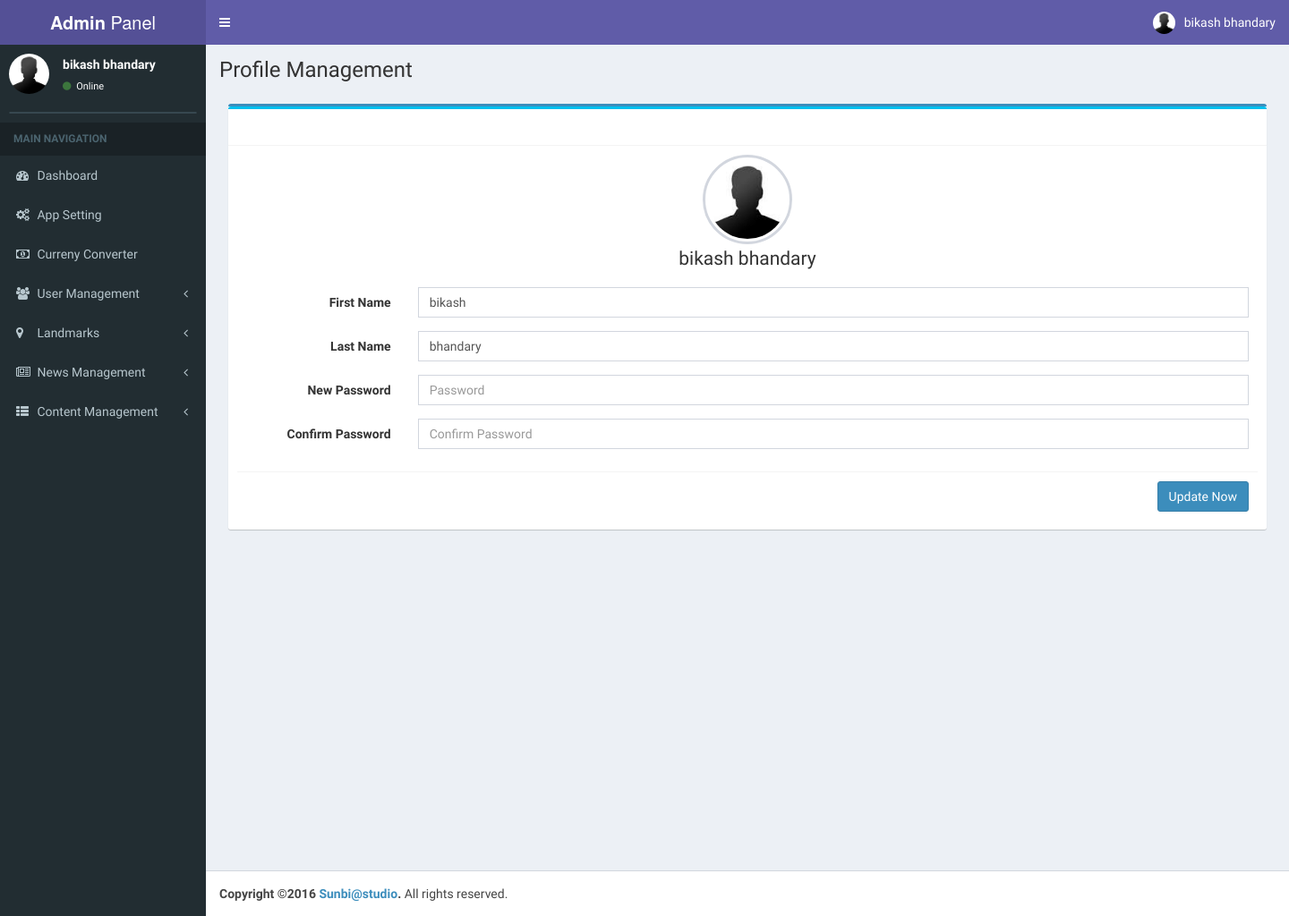
The app's page /admin/profile (signed in) with its own data.
### tables this page shows
CREATE TABLE `default_admin` (
  `id` int(10) UNSIGNED NOT NULL,
  `role_id` int(10) UNSIGNED NOT NULL,
  `username` varchar(100) NOT NULL,
  `email` varchar(100) NOT NULL,
  `password` varchar(255) NOT NULL,
  `salt` varchar(4) NOT NULL,
  `status` enum('0','1') NOT NULL,
  `token` varchar(255) NOT NULL,
  `password_reset_code` varchar(200) NOT NULL,
  `fname` varchar(50) NOT NULL,
  `lname` varchar(50) NOT NULL,
  `created_at` timestamp NOT NULL DEFAULT CURRENT_TIMESTAMP
);

### application/libraries/Template.php (called while the page is built, shortened)
<?php
class Template {
    var $template_data = array();
    function set($name, $value)
    {
        $this->template_data[$name] = $value;
    }
    function load($template = '', $view = '', $view_data = array(), $return = FALSE)
     {
        $this->CI = & get_instance();
        $this->set('header', $this->CI->load->view('templates/header', $view_data, TRUE));
        $this->set('left_nav', $this->CI->load->view('templates/left_nav', $view_data, TRUE));
        $this->set('content', $this->CI->load->view($view, $view_data, TRUE));
        return $this->CI->load->view($template, $this->template_data, $return);
    }
}

### application/modules/admin/controllers/Admin.php (called while the page is built, shortened)
<?php
class Admin extends CI_Controller
{
	public function profile()
	{
		$data['nav']="";
		$data['title']="Profile";
		$data['user']=$this->admin_model->getInfo($this->session->userdata('admin_user')['user_id']);
		$this->template->load('template','profile',$data);
	}
}

### index.php (called while the page is built, shortened)
<?php
require_once BASEPATH.'core/CodeIgniter.php';

### application/modules/admin/models/Admin_model.php (called while the page is built, shortened)
<?php
class Admin_model extends CI_Model
{
	public function getInfo($id)
	{
		$query=$this->db->select('id,fname,lname')
		->from('admin')
		->where('id',$id)
		->get();
		return $query->row();
	}
}

### application/modules/admin/views/profile.php (the view, shortened to what this page needs)
<div class="content-wrapper">
  <section class="content-header">
    <h1>
     Profile Management
    </h1>
    <ol class="breadcrumb">
  </section>
  <section class="content">
    <div class="row">
      <div class="col-md-12">
        <div class="box box-primary">
         <div class="box box-info">
          <div class="box-header with-border">
          </div>
      <div class="box-body box-profile">
            <img class="profile-user-img img-responsive img-circle" src="<?=  base_url();?>assets/dist/img/user2-160x160.jpg" alt="User profile picture">
            <?php
        $fullname=$this->session->userdata('admin_user')['fname'].' '.$this->session->userdata('admin_user')['lname'];
        ?>
            <h3 class="profile-username text-center"><?php if($fullname!=''){  echo $fullname;} ?></h3>
          <form class="form-horizontal" action="<?= base_url('admin');?>/changePassword" method="post">
            <div class="box-body">
              <div class="form-group">
                <label for="inputEmail3" class="col-sm-2 control-label">First Name</label>
                <div class="col-sm-10">
                  <input type="text" class="form-control" value="<?= $user->fname; ?>" id="inputEmail3" placeholder="First Name" name="fname">
                </div>
              </div>
              <div class="form-group">
                <label for="inputEmail3" class="col-sm-2 control-label">Last Name</label>
                <div class="col-sm-10">
                  <input type="text" class="form-control"  value="<?= $user->lname; ?>" id="inputEmail3" placeholder="Last Name" name="lname">
                </div>
              </div>
              <div class="form-group">
                <label for="inputPassword3" class="col-sm-2 control-label">New Password</label>
                <div class="col-sm-10">
                  <input type="password" class="form-control" id="inputPassword3" placeholder="Password" name="password">
                </div>
              </div>
              <div class="form-group">
               <label for="inputPassword3" class="col-sm-2 control-label">Confirm Password</label>
                <div class="col-sm-10">
                  <input type="password" class="form-control" id="inputPassword3" placeholder="Confirm Password" name="password2">
                </div>
              </div>
            </div>
            <div class="box-footer">
              <button type="submit" class="btn btn-primary pull-right">Update Now</button>
            </div>
          </form>
        </div>
          </div>
        </div>
      </div>
    </div>
  </section>
</div>

### application/modules/admin/views/templates/header.php (shortened to what this page needs)
<body class="hold-transition skin-purple sidebar-mini">
   <div class="wrapper">
        <header class="main-header">
       <a href="<?php  echo base_url('admin/dashboard');?>" class="logo">
         <span class="logo-lg"><b>Admin</b> Panel</span>
       </a>
       <nav class="navbar navbar-static-top" role="navigation">
         <a href="#" class="sidebar-toggle" data-toggle="offcanvas" role="button">
         </a>
         <div class="navbar-custom-menu">
           <ul class="nav navbar-nav">
             <?php
             $fullname=$this->session->userdata('admin_user')['fname'].' '.$this->session->userdata('admin_user')['lname'];
             ?>
             <li class="dropdown user user-menu">
               <a href="#" class="dropdown-toggle" data-toggle="dropdown">
                 <img src="<?php echo base_url();?>assets/dist/img/user2-160x160.jpg" class="user-image" alt="User Image">
                 <span class="hidden-xs"><?php if($fullname!=''){  echo $fullname;} ?></span>
               </a>
             </li>
           </ul>
         </div>
       </nav>
     </header>

### application/modules/admin/views/templates/left_nav.php (shortened to what this page needs)
<?php if($nav!=""){$nav=$nav;
}else
{
  $nav="";
}
?>
    <aside class="main-sidebar">
      <section class="sidebar">
        <div class="user-panel">
          <div class="pull-left image">
            <img src="<?php echo base_url();?>assets/dist/img/user2-160x160.jpg" class="img-circle" alt="User Image">
          </div>
          <?php
            $fullname=$this->session->userdata('admin_user')['fname'].' '.$this->session->userdata('admin_user')['lname'];
            ?>
          <div class="pull-left info">
            <p><?php if($fullname!=''){  echo $fullname;}else {echo "Admin";} ?></p>
            <a href="#"><i class="fa fa-circle text-success"></i> Online</a>
          </div>
        </div>
        <form action="#" method="get" class="sidebar-form">
        </form>
        <ul class="sidebar-menu">
          <li class="header">MAIN NAVIGATION</li>
          <li class="<?php if($nav=='dashboard') echo 'active';?> treeview">
            <a href="<?= base_url('admin/dashboard'); ?>">
              <i class="fa fa-dashboard"></i> <span>Dashboard</span>
            </a>
          </li>
          <li class="<?php if($nav=='settings'){echo "active";}?> treeview">
            <a href="<?php echo base_url('admin');?>/settings">
              <i class="fa fa-gears"></i>
              <span>App Setting</span>
            </a>
          </li>
          <li class="<?php if($nav=='currency') echo 'active';?> treeview">
            <a href="<?php echo base_url('admin')?>/currency">
              <i class="fa fa-money" aria-hidden="true"></i>
              <span>Curreny Converter</span>
            </a>
          </li>
          <li class="<?php if($nav=='users'){echo "active";}?> treeview">
            <a href="#">
              <i class="fa fa-users"></i>
              <span>User Management</span>
              <i class="fa fa-angle-left pull-right"></i>
            </a>
          </li>
        <li class="<?php if($nav=='landmark') echo 'active';?> treeview">
            <a href="#">
              <i class="fa fa-map-marker"></i>
              <span>Landmarks</span>
              <i class="fa fa-angle-left pull-right"></i>
            </a>
         </li>
         <li class="<?php if($nav=='news') echo 'active';?> treeview">
            <a href="#">
              <i class="fa fa-newspaper-o"></i>
              <span>News Management</span>
              <i class="fa fa-angle-left pull-right"></i>
            </a>
         </li>
          <li class="<?php if($nav=='page') echo 'active';?> treeview">
            <a href="#">
              <i class="fa fa-th-list"></i>
              <span>Content Management</span>
              <i class="fa fa-angle-left pull-right"></i>
            </a>
          </li>
        </ul>
      </section>
    </aside>

### application/modules/admin/views/templates/head.php (style rules this page uses)
div.row { padding: 10px; }
.header { background-color:#605ca8; color: #FFF; font-weight: bold; }

### records on screen
default_admin: fullname "bikash bhandary", fname "bikash", lname "bhandary"
